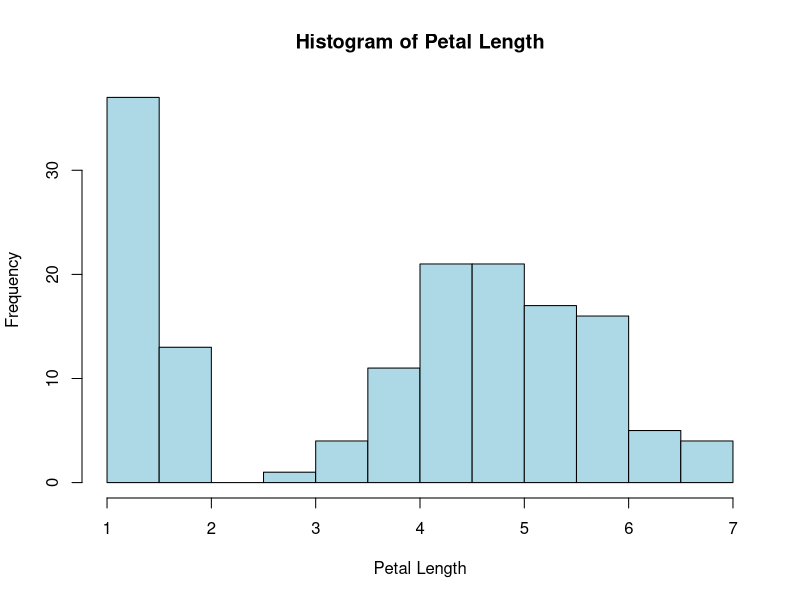
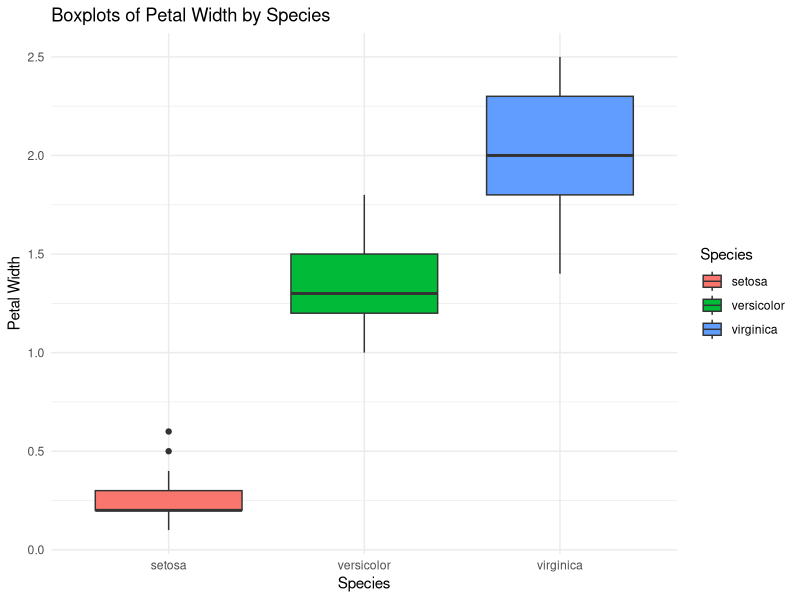
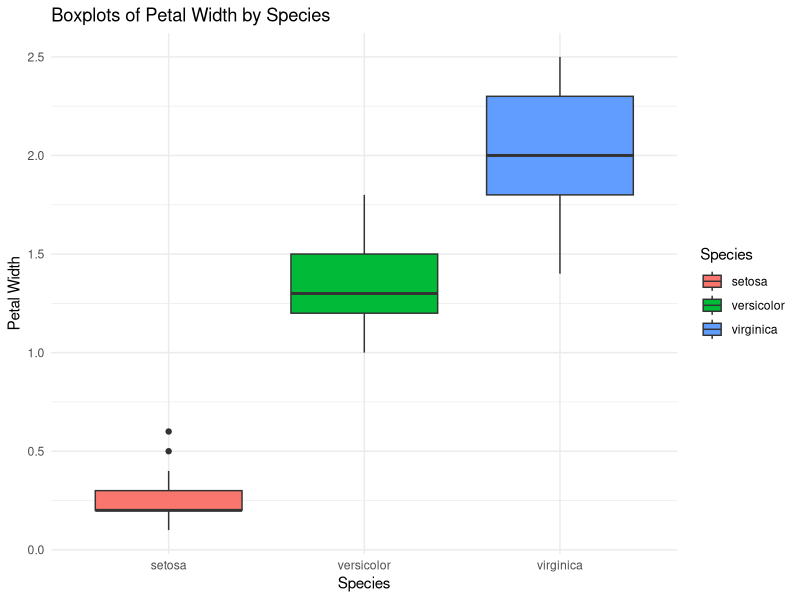

Write the R code that produced these figures, in order.
library(dplyr)

#1. Find the mean and standard deviation of the sepal width and sepal length for each type of species.
data(iris)

summary_stats <- iris %>%
  group_by(Species) %>%
  summarise(
    Sepal.Length.Mean = mean(Sepal.Length),
    Sepal.Length.SD = sd(Sepal.Length),
    Sepal.Width.Mean = mean(Sepal.Width),
    Sepal.Width.SD = sd(Sepal.Width)
  )

print(summary_stats)



#2. Create a new dataset called iris.class from the iris dataset. Use a loop and if else statement to create a
# vector in the iris.class dataset called Calyx.Width, which is “short” if Sepal.Length is less than 5, and
# otherwise is “long.” (The sepals of a flower are collectively known as the calyx.)

# Create a copy of the iris dataset to work with
iris.class <- iris

# Initialize the Calyx.Width vector
Calyx.Width <- character(nrow(iris.class))

# Loop through each row of the dataset
for (i in 1:nrow(iris.class)) {
  Calyx.Width[i] <- ifelse(iris.class$Sepal.Length[i] < 5, "short", "long")
}

# Add the Calyx.Width vector to the iris.class dataset
iris.class$Calyx.Width <- Calyx.Width

head(iris.class)




#3. Create a histogram of the Petal.Length variable.
hist(iris$Petal.Length,
     main = "Histogram of Petal Length",
     xlab = "Petal Length",
     col = "lightblue",
     border = "black")




#4. Create side-by-side boxplots of the Petal.Width for each type of Species.  Export your figure created in a .png file.
library(ggplot2)

# Create the boxplots
p <- ggplot(iris, aes(x = Species, y = Petal.Width, fill = Species)) +
  geom_boxplot() +
  labs(title = "Boxplots of Petal Width by Species",
       x = "Species",
       y = "Petal Width") +
  theme_minimal()

ggsave("Petal_Width_Boxplots.png", plot = p, width = 8, height = 6)

print(p)